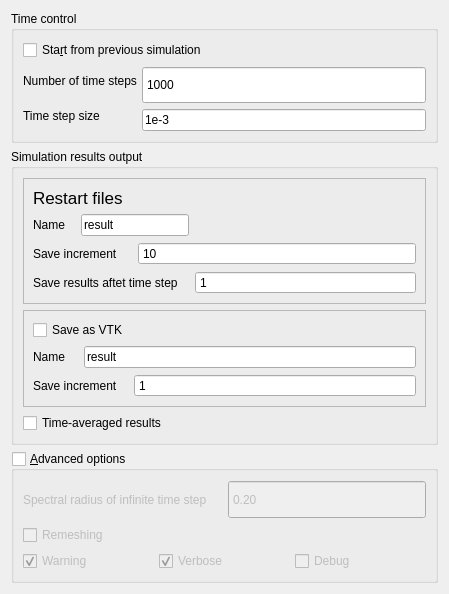
        <widget class="QWidget" name="SimulationParametrsSubpanel_widget">
         <property name="geometry">
          <rect>
           <x>0</x>
           <y>0</y>
           <width>449</width>
           <height>594</height>
          </rect>
         </property>
         <attribute name="label">
          <string>Simulation Parameters</string>
         </attribute>
         <layout class="QGridLayout" name="gridLayout_33">
          <item row="0" column="0">
           <widget class="QGroupBox" name="TimeControl_groupBox">
            <property name="title">
             <string>Time control</string>
            </property>
            <layout class="QGridLayout" name="gridLayout_27">
             <item row="0" column="0">
              <widget class="QCheckBox" name="TimeStartFromPrev_checkBox">
               <property name="toolTip">
                <string>Continue the last simulation </string>
               </property>
               <property name="text">
                <string>Sta&amp;rt from previous simulation</string>
               </property>
               <property name="checked">
                <bool>false</bool>
               </property>
              </widget>
             </item>
             <item row="1" column="0">
              <layout class="QGridLayout" name="gridLayout_43">
               <property name="spacing">
                <number>5</number>
               </property>
               <item row="0" column="0">
                <layout class="QGridLayout" name="gridLayout_30">
                 <property name="spacing">
                  <number>5</number>
                 </property>
                 <item row="2" column="0">
                  <widget class="QLabel" name="label_6">
                   <property name="sizePolicy">
                    <sizepolicy hsizetype="Minimum" vsizetype="Preferred">
                     <horstretch>0</horstretch>
                     <verstretch>0</verstretch>
                    </sizepolicy>
                   </property>
                   <property name="text">
                    <string>Time step size</string>
                   </property>
                  </widget>
                 </item>
                 <item row="1" column="0">
                  <widget class="QLabel" name="label_3">
                   <property name="sizePolicy">
                    <sizepolicy hsizetype="Minimum" vsizetype="Preferred">
                     <horstretch>0</horstretch>
                     <verstretch>0</verstretch>
                    </sizepolicy>
                   </property>
                   <property name="text">
                    <string>Number of time steps</string>
                   </property>
                  </widget>
                 </item>
                </layout>
               </item>
               <item row="0" column="1">
                <layout class="QGridLayout" name="gridLayout_34">
                 <property name="spacing">
                  <number>5</number>
                 </property>
                 <item row="1" column="0">
                  <widget class="QLineEdit" name="TimeStepSize_lineEdit">
                   <property name="maximumSize">
                    <size>
                     <width>16777215</width>
                     <height>16777215</height>
                    </size>
                   </property>
                   <property name="toolTip">
                    <string>Time step size</string>
                   </property>
                   <property name="inputMethodHints">
                    <set>Qt::InputMethodHint::ImhDigitsOnly</set>
                   </property>
                   <property name="text">
                    <string>1e-3</string>
                   </property>
                  </widget>
                 </item>
                 <item row="0" column="0">
                  <widget class="QSpinBox" name="TimeNumSteps_spinBox">
                   <property name="sizePolicy">
                    <sizepolicy hsizetype="Expanding" vsizetype="Preferred">
                     <horstretch>0</horstretch>
                     <verstretch>0</verstretch>
                    </sizepolicy>
                   </property>
                   <property name="toolTip">
                    <string>Total number of time steps</string>
                   </property>
                   <property name="inputMethodHints">
                    <set>Qt::InputMethodHint::ImhDigitsOnly</set>
                   </property>
                   <property name="buttonSymbols">
                    <enum>QAbstractSpinBox::ButtonSymbols::NoButtons</enum>
                   </property>
                   <property name="minimum">
                    <number>1</number>
                   </property>
                   <property name="maximum">
                    <number>9999999</number>
                   </property>
                   <property name="singleStep">
                    <number>100</number>
                   </property>
                   <property name="value">
                    <number>1000</number>
                   </property>
                  </widget>
                 </item>
                </layout>
               </item>
              </layout>
             </item>
            </layout>
           </widget>
          </item>
          <item row="1" column="0">
           <widget class="QGroupBox" name="SimulationResultsOutput_groupBox">
            <property name="title">
             <string>Simulation results output</string>
            </property>
            <property name="flat">
             <bool>false</bool>
            </property>
            <property name="checkable">
             <bool>false</bool>
            </property>
            <layout class="QGridLayout" name="gridLayout_28">
             <item row="0" column="0">
              <widget class="QFrame" name="Restart_frame">
               <property name="frameShape">
                <enum>QFrame::Shape::StyledPanel</enum>
               </property>
               <property name="frameShadow">
                <enum>QFrame::Shadow::Raised</enum>
               </property>
               <layout class="QGridLayout" name="gridLayout_3">
                <item row="0" column="0" colspan="2">
                 <widget class="QLabel" name="RestartFiles_label">
                  <property name="font">
                   <font>
                    <pointsize>13</pointsize>
                    <bold>false</bold>
                    <underline>false</underline>
                   </font>
                  </property>
                  <property name="text">
                   <string>Restart files</string>
                  </property>
                  <property name="alignment">
                   <set>Qt::AlignmentFlag::AlignLeading|Qt::AlignmentFlag::AlignLeft|Qt::AlignmentFlag::AlignVCenter</set>
                  </property>
                 </widget>
                </item>
                <item row="1" column="0">
                 <widget class="QLabel" name="RestartName_label">
                  <property name="text">
                   <string>Name</string>
                  </property>
                 </widget>
                </item>
                <item row="1" column="1" colspan="2">
                 <widget class="QLineEdit" name="RestartName_lineEdit">
                  <property name="toolTip">
                   <string>The prefix used to name simulation results bin files.</string>
                  </property>
                  <property name="text">
                   <string>result</string>
                  </property>
                 </widget>
                </item>
                <item row="2" column="0" colspan="2">
                 <widget class="QLabel" name="RestartSaveIncr_label">
                  <property name="sizePolicy">
                   <sizepolicy hsizetype="Fixed" vsizetype="Preferred">
                    <horstretch>0</horstretch>
                    <verstretch>0</verstretch>
                   </sizepolicy>
                  </property>
                  <property name="text">
                   <string>Save increment</string>
                  </property>
                 </widget>
                </item>
                <item row="2" column="2" colspan="2">
                 <widget class="QSpinBox" name="RestartSaveIncr_spinBox">
                  <property name="sizePolicy">
                   <sizepolicy hsizetype="Expanding" vsizetype="Fixed">
                    <horstretch>0</horstretch>
                    <verstretch>0</verstretch>
                   </sizepolicy>
                  </property>
                  <property name="toolTip">
                   <string>&lt;html&gt;&lt;head/&gt;&lt;body&gt;&lt;p&gt;The frequency used to save restart files in terns of a  time step increment.&lt;/p&gt;&lt;/body&gt;&lt;/html&gt;</string>
                  </property>
                  <property name="buttonSymbols">
                   <enum>QAbstractSpinBox::ButtonSymbols::NoButtons</enum>
                  </property>
                  <property name="minimum">
                   <number>1</number>
                  </property>
                  <property name="maximum">
                   <number>9999999</number>
                  </property>
                  <property name="singleStep">
                   <number>5</number>
                  </property>
                  <property name="value">
                   <number>10</number>
                  </property>
                 </widget>
                </item>
                <item row="3" column="0" colspan="3">
                 <widget class="QLabel" name="RestartSaveStart_label">
                  <property name="text">
                   <string>Save results aftet time step</string>
                  </property>
                 </widget>
                </item>
                <item row="3" column="3">
                 <widget class="QSpinBox" name="RestartSaveStart_spinBox">
                  <property name="sizePolicy">
                   <sizepolicy hsizetype="Expanding" vsizetype="Fixed">
                    <horstretch>0</horstretch>
                    <verstretch>0</verstretch>
                   </sizepolicy>
                  </property>
                  <property name="toolTip">
                   <string>&lt;html&gt;&lt;head/&gt;&lt;body&gt;&lt;p&gt;Start saving results after the given time step.&lt;/p&gt;&lt;/body&gt;&lt;/html&gt;</string>
                  </property>
                  <property name="buttonSymbols">
                   <enum>QAbstractSpinBox::ButtonSymbols::NoButtons</enum>
                  </property>
                  <property name="minimum">
                   <number>1</number>
                  </property>
                  <property name="maximum">
                   <number>9999999</number>
                  </property>
                  <property name="singleStep">
                   <number>10</number>
                  </property>
                  <property name="value">
                   <number>1</number>
                  </property>
                 </widget>
                </item>
               </layout>
              </widget>
             </item>
             <item row="1" column="0">
              <widget class="QFrame" name="Vtk_frame">
               <property name="frameShape">
                <enum>QFrame::Shape::StyledPanel</enum>
               </property>
               <property name="frameShadow">
                <enum>QFrame::Shadow::Raised</enum>
               </property>
               <layout class="QGridLayout" name="gridLayout_15">
                <item row="0" column="0" colspan="2">
                 <widget class="QCheckBox" name="VtkSave_checkBox">
                  <property name="font">
                   <font>
                    <bold>false</bold>
                   </font>
                  </property>
                  <property name="toolTip">
                   <string>If selected then save simulatiion results as VTK files.</string>
                  </property>
                  <property name="text">
                   <string>Save as VTK</string>
                  </property>
                 </widget>
                </item>
                <item row="1" column="0">
                 <widget class="QLabel" name="VtkName_label">
                  <property name="text">
                   <string>Name</string>
                  </property>
                 </widget>
                </item>
                <item row="1" column="1" colspan="2">
                 <widget class="QLineEdit" name="VtkName_lineEdit">
                  <property name="toolTip">
                   <string>The prefix used to name simulation results VTK files.</string>
                  </property>
                  <property name="inputMethodHints">
                   <set>Qt::InputMethodHint::ImhDigitsOnly</set>
                  </property>
                  <property name="inputMask">
                   <string extracomment="Only integers"/>
                  </property>
                  <property name="text">
                   <string>result</string>
                  </property>
                 </widget>
                </item>
                <item row="2" column="0" colspan="2">
                 <widget class="QLabel" name="VtkSaveIncr_label">
                  <property name="text">
                   <string>Save increment</string>
                  </property>
                 </widget>
                </item>
                <item row="2" column="2">
                 <widget class="QSpinBox" name="VtkSaveIncr_spinBox">
                  <property name="sizePolicy">
                   <sizepolicy hsizetype="Expanding" vsizetype="Fixed">
                    <horstretch>0</horstretch>
                    <verstretch>0</verstretch>
                   </sizepolicy>
                  </property>
                  <property name="toolTip">
                   <string>The frequency used to save VTK files in terns of a time step increment.</string>
                  </property>
                  <property name="buttonSymbols">
                   <enum>QAbstractSpinBox::ButtonSymbols::NoButtons</enum>
                  </property>
                  <property name="value">
                   <number>1</number>
                  </property>
                 </widget>
                </item>
               </layout>
              </widget>
             </item>
             <item row="2" column="0">
              <widget class="QCheckBox" name="save_average">
               <property name="toolTip">
                <string>&lt;html&gt;&lt;head/&gt;&lt;body&gt;&lt;p&gt;Save a single file containing average of previously saved results&lt;/p&gt;&lt;/body&gt;&lt;/html&gt;</string>
               </property>
               <property name="text">
                <string>Time-averaged results</string>
               </property>
               <property name="checked">
                <bool>false</bool>
               </property>
              </widget>
             </item>
            </layout>
           </widget>
          </item>
          <item row="2" column="0">
           <widget class="QGroupBox" name="AdvancedOptions_groupBox">
            <property name="title">
             <string>&amp;Advanced options</string>
            </property>
            <property name="checkable">
             <bool>true</bool>
            </property>
            <property name="checked">
             <bool>false</bool>
            </property>
            <layout class="QGridLayout" name="gridLayout">
             <item row="0" column="0">
              <widget class="QLabel" name="label_10">
               <property name="sizePolicy">
                <sizepolicy hsizetype="Minimum" vsizetype="Preferred">
                 <horstretch>0</horstretch>
                 <verstretch>0</verstretch>
                </sizepolicy>
               </property>
               <property name="text">
                <string>Spectral radius of infinite time step</string>
               </property>
              </widget>
             </item>
             <item row="0" column="1">
              <widget class="QDoubleSpinBox" name="rhoInf">
               <property name="sizePolicy">
                <sizepolicy hsizetype="Minimum" vsizetype="Preferred">
                 <horstretch>0</horstretch>
                 <verstretch>0</verstretch>
                </sizepolicy>
               </property>
               <property name="toolTip">
                <string>Spectral radius of infinite time step size</string>
               </property>
               <property name="buttonSymbols">
                <enum>QAbstractSpinBox::ButtonSymbols::NoButtons</enum>
               </property>
               <property name="maximum">
                <double>1.000000000000000</double>
               </property>
               <property name="singleStep">
                <double>0.100000000000000</double>
               </property>
               <property name="value">
                <double>0.200000000000000</double>
               </property>
              </widget>
             </item>
             <item row="1" column="0">
              <widget class="QCheckBox" name="checkBoxRemeshing">
               <property name="text">
                <string>Remeshing</string>
               </property>
              </widget>
             </item>
             <item row="2" column="0" colspan="2">
              <layout class="QGridLayout" name="gridLayout_29">
               <property name="spacing">
                <number>5</number>
               </property>
               <item row="0" column="0">
                <widget class="QCheckBox" name="warn">
                 <property name="toolTip">
                  <string>Output warnings</string>
                 </property>
                 <property name="text">
                  <string>Warning</string>
                 </property>
                 <property name="checked">
                  <bool>true</bool>
                 </property>
                </widget>
               </item>
               <item row="0" column="1">
                <widget class="QCheckBox" name="verb">
                 <property name="toolTip">
                  <string>Output simulation status</string>
                 </property>
                 <property name="text">
                  <string>Verbose</string>
                 </property>
                 <property name="checked">
                  <bool>true</bool>
                 </property>
                </widget>
               </item>
               <item row="0" column="2">
                <widget class="QCheckBox" name="debug">
                 <property name="toolTip">
                  <string>&lt;html&gt;&lt;head/&gt;&lt;body&gt;&lt;p&gt;Output debugging information&lt;/p&gt;&lt;/body&gt;&lt;/html&gt;</string>
                 </property>
                 <property name="text">
                  <string>Debug</string>
                 </property>
                 <property name="checked">
                  <bool>false</bool>
                 </property>
                </widget>
               </item>
              </layout>
             </item>
            </layout>
           </widget>
          </item>
         </layout>
         <zorder>TimeControl_groupBox</zorder>
         <zorder>AdvancedOptions_groupBox</zorder>
         <zorder>SimulationResultsOutput_groupBox</zorder>
        </widget>
